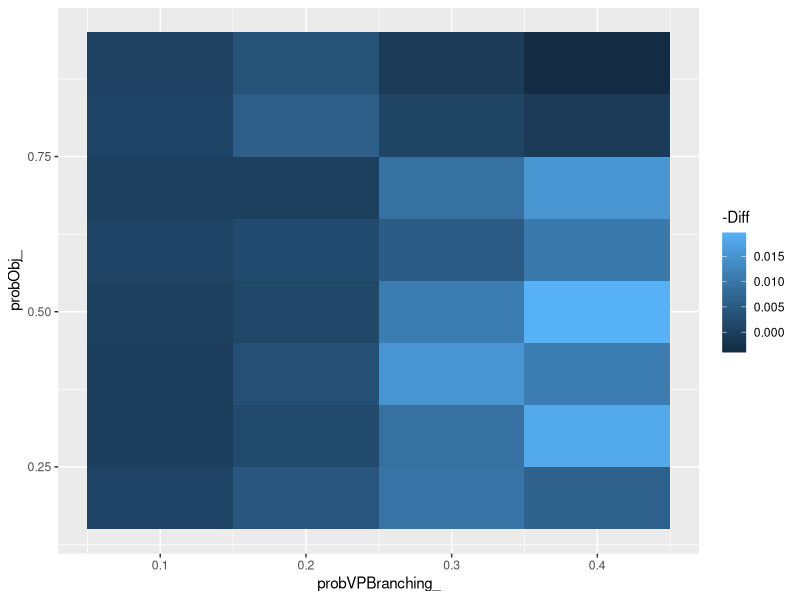

Generate this figure with R:
data = read.csv("results.tsv", sep="\t")

library(dplyr)
library(tidyr)
library(ggplot2)

data2 = data %>% filter(probNPBranching == 0.0)


data3 = data2 %>% mutate(probVPBranching_ = round(probVPBranching*10)/10, probObj_ = round(probObj*10)/10) %>% filter(probVPBranching_ > 0.0,probVPBranching < 0.5,  probObj_ < 1.0, probObj_ > 0.1)
data3 = data3 %>% group_by(probVPBranching_, probObj_) %>% summarise(Diff = mean(Diff))

plot = ggplot(data=data2, aes(x=probVPBranching, y=probObj, color=Diff)) + geom_point()


plot = ggplot(data=data3, aes(x=probVPBranching_, y=probObj_, color=-Diff)) + geom_point()

plot = ggplot(data=data3, aes(x=probVPBranching_, y=probObj_)) + geom_tile(aes(fill=-Diff))



data4 = data %>% filter(probNPBranching == 0.3)


data5 = data4 %>% mutate(probVPBranching_ = round(probVPBranching*10)/10, probObj_ = round(probObj*10)/10) %>% filter(probVPBranching_ > 0.0, probVPBranching < 0.5, probObj_ < 1.0, probObj_ > 0.1)
data5 = data5 %>% group_by(probVPBranching_, probObj_) %>% summarise(Diff = mean(Diff))


plot = ggplot(data=data5, aes(x=probVPBranching_, y=probObj_)) + geom_tile(aes(fill=-Diff))


